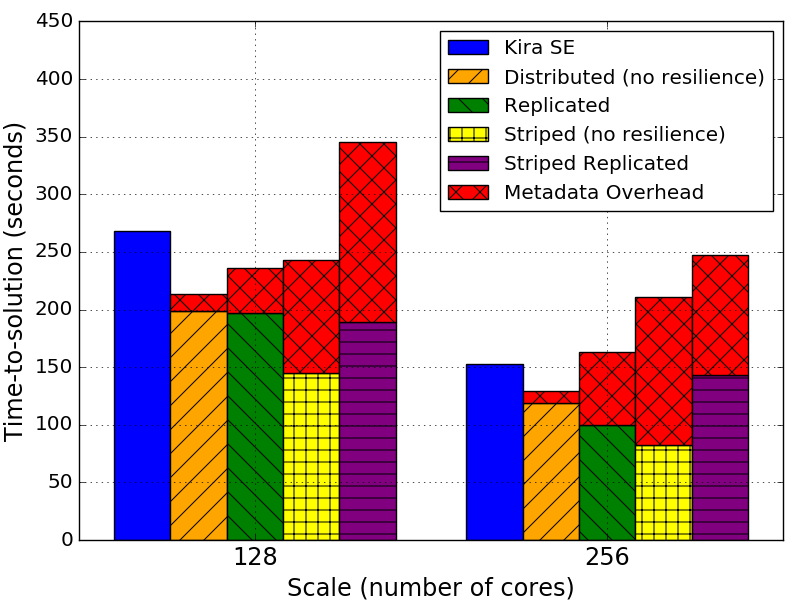

Here is the Python script that generated this plot:
#!/usr/bin/env python3
# a bar plot with errorbars
import numpy as np
import matplotlib.pyplot as plt

N = 2
Kira = (268.1, 152.3)
Dis = (198.7, 119.3)
Dis_meta = (15, 10)
Rep = (197.3, 163.4-64)
Rep_meta = (39, 64)
Str = (144.9, 82.7)
Str_meta = (98, 128)
Str_Rep = (189.5, 143.4)
Str_Rep_meta = (156, 104)

ind = 0.1+np.arange(N)  # the x locations for the groups
width = 0.16       # the width of the bars

ax = plt.subplot()
ax.set_ylim([0, 450])
rects1 = ax.bar(ind, Kira, width, color='b')
rects2 = ax.bar(ind+width, Dis, width, color='orange', hatch="/")
rects3 = ax.bar(ind+width, Dis_meta, width, color='red', bottom=Dis, hatch="x")

rects4 = ax.bar(ind+width*2, Rep, width, color='green', hatch="\\")
rects5 = ax.bar(ind+width*2, Rep_meta, width, color='red', bottom=Rep, hatch="x")

rects6 = ax.bar(ind+width*3, Str, width, color='yellow', hatch="+")
rects7 = ax.bar(ind+width*3, Str_meta, width, color='red', bottom=Str, hatch="x")

rects8 = ax.bar(ind+width*4, Str_Rep, width, color='purple', hatch="-")
rects9 = ax.bar(ind+width*4, Str_Rep_meta, width, color='red', bottom=Str_Rep, hatch="x")
ax.grid(True)

# add some text for labels, title and axes ticks
ax.set_xlabel('Scale (number of cores)', size='x-large')
ax.set_ylabel('Time-to-solution (seconds)', size='x-large')
ax.set_xticks(ind+width*2.5)
ax.set_xticklabels( ('128', '256'), size='x-large') 
plt.yticks(size='large')
ax.legend( (rects1[0], rects2[0], rects4[0], rects6[0], rects8[0], rects3[0]), ('Kira SE', 'Distributed (no resilience)', 'Replicated', 'Striped (no resilience)', 'Striped Replicated', 'Metadata Overhead') )

plt.show()
